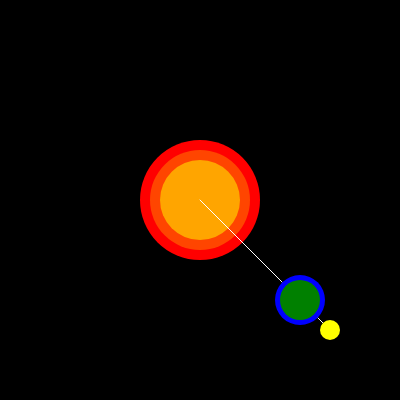
Frame 1 (no input)
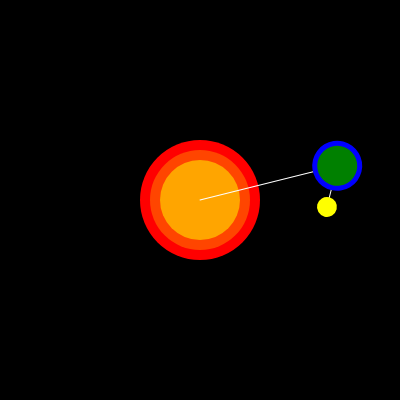
Frame 60 (no input)
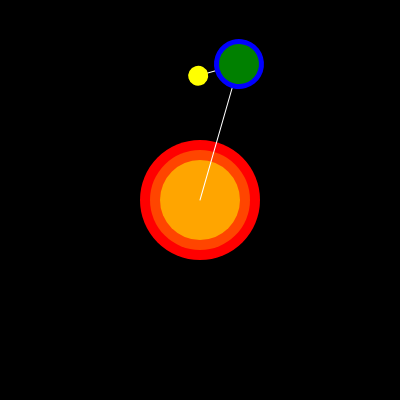
Frame 120 (the mouse pressed at the canvas centre since frame 60)

The p5.js sketch that drew these frames (run headless with seeded random() and noise() and a simulated clock; from frame 60 on, the mouse is pressed at the canvas centre):

// p5.js sketch
// ── sketch.js
var sun = 0;
var earth = 0;
var moon = 0;
var s = 1;
var s2 = 2;
function setup() {
    createCanvas(400, 400);
    angleMode(DEGREES);

}

function draw() {
    background(0);
    noStroke(0)

    
    translate(200,200);
    fill('red');
    ellipse(0,0,120);
    fill('orangered');
    ellipse(0,0,100);
    fill('orange');
    ellipse(0,0,80);
    stroke(255);
    
    // Rotate the earth in CCW
    rotate(sun);
    line(0,0,100,100);
    sun = sun - s;
    console.log('sun = ' + sun);
    
    // move back to original position after rotate
    translate(-200,-200);

    // rotate the moon in CW, need 2 x s2 = s to see movement
    translate(300,300);
    rotate(earth);
    line(0,0,30,30);
    earth = earth + s2;
    console.log('earth = ' + earth);
    noStroke();
    fill('blue');
    ellipse(0,0,50);
    fill('green');
    ellipse(0,0,40);
    translate(-300,-300);
    
    fill('yellow');
    ellipse(330,330,20);
    
}
